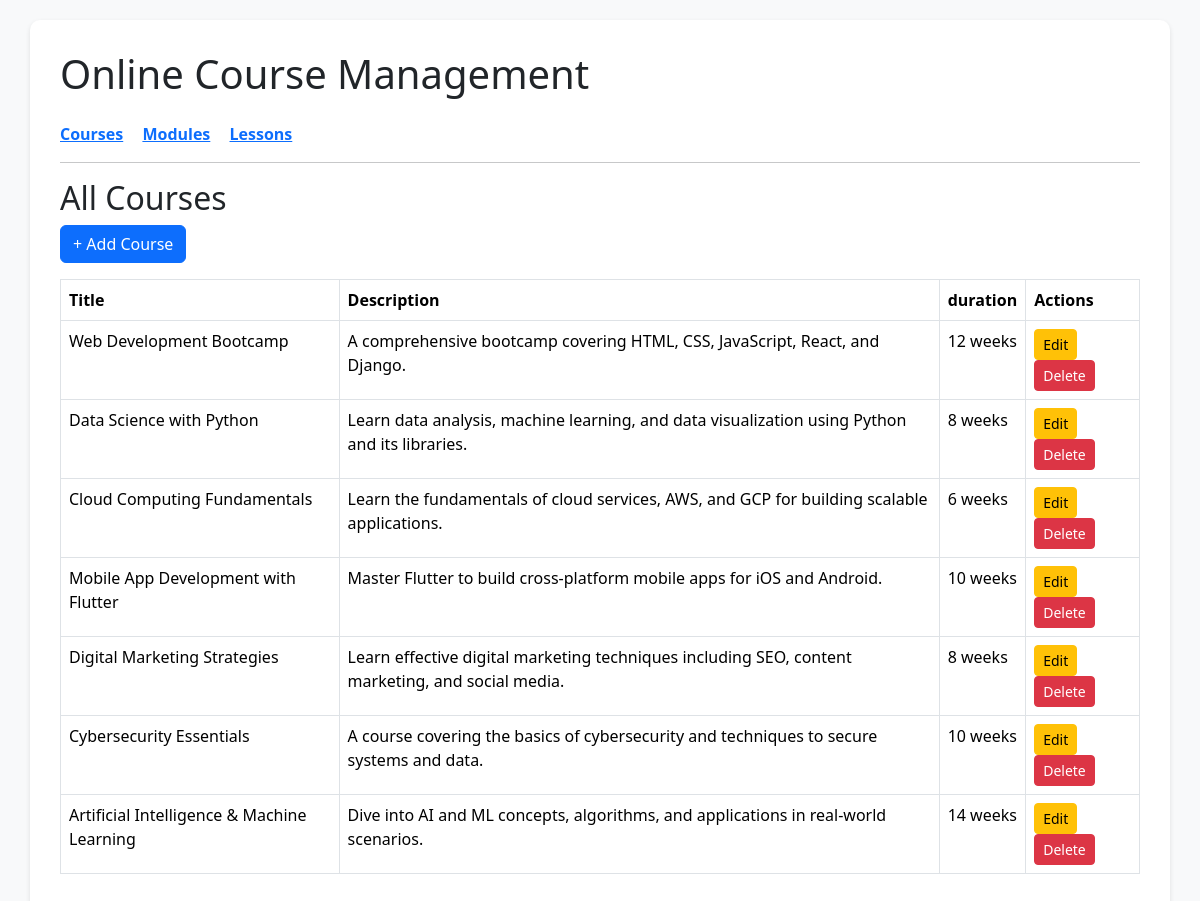
The page / on the database its author committed.
### core/models.py (models this page shows, shortened)
class Course(models.Model):
    id = models.UUIDField(primary_key=True, default=uuid.uuid4, editable=False)
    name = models.CharField(max_length=200)
    description = models.TextField()
    duration = models.CharField(max_length=100)
    created_at = models.DateTimeField(auto_now_add=True)

### core/views.py (the view)
# urls.py: path('', CourseListView.as_view(), name='course-list'),
class CourseListView(View):
    def get(self, request):
        page = request.GET.get('page', 1)
        result = CourseService.get_all(page=int(page))
        return render(request, 'core/course_list.html', {
    'courses': result['data'],
    'total_pages': result['total_pages'],
    'current_page': result['current_page'],
})

### core/services.py (called while the page is built)
    @staticmethod
    def get_all(page=1, per_page=10):
        queryset = Course.objects.all()
        paginator = Paginator(queryset, per_page)
        paginated_qs = paginator.get_page(page)
        return {
            'data': CourseSerializer(paginated_qs, many=True).data,
            'total_pages': paginator.num_pages,
            'current_page': page,
        }

### core/templates/core/course_list.html (shortened to what this page needs)
{% extends 'core/base.html' %}
{% block content %}
<h2>All Courses</h2>
<a class="btn btn-primary mb-3" href="{% url 'course-create' %}">+ Add Course</a>
<table class="table table-bordered">
    <thead>
        <tr>
            <th>Title</th><th>Description</th><th>duration</th><th>Actions</th>
        </tr>
    </thead>
    <tbody>
        {% for course in courses %}
        <tr>
            <td>{{ course.name }}</td>
            <td>{{ course.description }}</td>
            <td>{{ course.duration }}</td>
            <td>
                <a class="btn btn-warning btn-sm" href="{% url 'course-update' course.id %}">Edit</a>
                <a class="btn btn-danger btn-sm" href="{% url 'course-delete' course.id %}">Delete</a>
            </td>
        </tr>
        {% empty %}
        <tr><td colspan="3">No courses available.</td></tr>
        {% endfor %}
    </tbody>
</table>
{% endblock %}

### core/templates/core/base.html (shortened to what this page needs)
<!DOCTYPE html>
<html>
<head>
    <link href="https://cdn.jsdelivr.net/npm/bootstrap@5.3.3/dist/css/bootstrap.min.css" rel="stylesheet">
</head>
<body>
<div class="container">
    <h1 class="mb-4">Online Course Management</h1>
    <nav class="mb-3">
        <a href="{% url 'course-list' %}">Courses</a>
        <a href="{% url 'module-list' %}">Modules</a>
        <a href="{% url 'lesson-list' %}">Lessons</a>
    </nav>
    <hr>
    {% block content %}{% endblock %}
</div>
</body>
</html>

### core/templates/core/base.html (style rules this page uses)
body { padding: 20px; background: #f8f9fa; }
.container { background: white; padding: 30px; border-radius: 10px; box-shadow: 0 2px 5px rgba(0,0,0,0.1); }
nav a { margin-right: 15px; font-weight: bold; }

### rows shown on the page
Course: name "Web Development Bootcamp", description "A comprehensive bootcamp covering HTML, CSS, JavaScript, React, and Django.", duration "12 weeks"
Course: name "Data Science with Python", description "Learn data analysis, machine learning, and data visualization using Python and its libraries.", duration "8 weeks"
Course: name "Cloud Computing Fundamentals", description "Learn the fundamentals of cloud services, AWS, and GCP for building scalable applications.", duration "6 weeks"
Course: name "Mobile App Development with Flutter", description "Master Flutter to build cross-platform mobile apps for iOS and Android.", duration "10 weeks"
Course: name "Digital Marketing Strategies", description "Learn effective digital marketing techniques including SEO, content marketing, and social media.", duration "8 weeks"
Course: name "Cybersecurity Essentials", description "A course covering the basics of cybersecurity and techniques to secure systems and data.", duration "10 weeks"
Course: name "Artificial Intelligence & Machine Learning", description "Dive into AI and ML concepts, algorithms, and applications in real-world scenarios.", duration "14 weeks"
